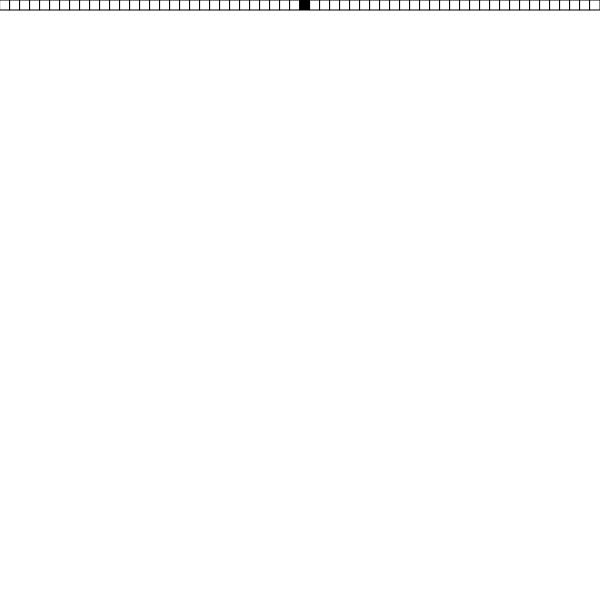
Frame 1 (no input)
Frame 60 (no input): blank canvas, image omitted
Frame 120 (the mouse pressed at the canvas centre since frame 60): blank canvas, image omitted

The p5.js sketch that drew this single still picture (run headless with seeded random() and noise() and a simulated clock; from frame 60 on, the mouse is pressed at the canvas centre):

// p5.js sketch
// ── sketch.js


function setup() 
{
    createCanvas(600, 600);

    w = 10;
    ruleset = [0,1,0,1,1,0,1,0];
    ca = new CellularAutomata(width/w, ruleset);
}

function draw() 
{
    ca.draw(w);
    ca.generate();

    if(ca.generation > 50) 
    {
        //noLoop();
        background(255);
        ca.draw(w);
        ca.generate();
    }
}


/* //Class Code
let cellW = 10;
let width = 10;
let size = width/cellW;

function setup()
{
	createCanvas(800,500);
	strokeWeight(1);

	let size = width/cellW;
	let ruleSet = [0,1,0,1,1,0,1,0]

	ca = new CellurlarAutomata(size, ruleSet);
}

function draw()
{
	ca.draw()(cellW);
	ca.evolve();
}
*/
// ── CellularAutomata.js
class CellularAutomata {
    constructor(size, ruleset) {
        this.generation = 0;
        this.cells = new Array(size);
        this.ruleset = ruleset;

        // Initialize cells with all zeros and one in the middle
        for(let i = 0; i < size; i++) {
            this.cells[i] = 0;
        }

        this.cells[size/2] = 1;
     }

     generate() {
         let nextgen = new Array(this.cells.length).fill(0);

         for(let i = 1; i < this.cells.length - 1; i++) {
            let left = this.cells[i - 1];
            let middle = this.cells[i];
            let right = this.cells[i + 1];

            nextgen[i] = this.applyRuleset(left, middle, right);
         }

         this.cells = nextgen;
         this.generation++;
     }

     applyRuleset(left, middle, right) 
     {
     	let caseChoice = random(0,3);
     	if(caseChoice == 0)
     	{
     		let bitseq0 = "" + right + middle + left;
     		let ix0 = parseInt(bitseq0,2);
     		return this.ruleset[ix0];
     	}
     	else if(caseChoice == 1)
     	{
     		let bitseq1 = "" + right + left + middle;
     		let ix1 = parseInt(bitseq1,2);
     		return this.ruleset[ix1];
     	}
     	else if(caseChoice == 2)
    	{
    		let bitseq2 = "" + middle + right + left;
    		let ix2 = parseInt(bitseq2,2);
    		return this.ruleset[ix2];
    	}
    	else
    	{
    		let bitseq = "" + left + middle + right;
    	    let ix = parseInt(bitseq, 2);
	        return this.ruleset[ix];
    	}
     }

     draw(w) {
         for (let i = 0; i < this.cells.length; i++) {
             if (this.cells[i] == 1) {
                 fill(0);
             }
             else {
                 fill(255);
             }

             rect(i*w, this.generation*w, w, w);
         }
     }
}



/* //Class Code
class CellularAutomata
{
	constructor(size,ruleset)
	{
		this.size = size;
		this.generation = 0;

		this.cells = new Array(size).fill(0);
		this.cells[size/2] = 1;

		this.ruleset = ruleset;

		console.log(this.cells);
	}

	evolve()
	{
		for(let i = 1; i < this.size - 1; i++)
		{
			let left = this.cells[i-1];
			let middle = this.cells[i];
			let right = this.cells[i + 1];

			this.applyRules(left,middle,right);
		}
	}

	applyRules()
	{
		//Interprets the neightborhood as a binary number
		let bin = "" + left + middle + right;

		//Parses the binary string as a decimal
		let ix = parseString(bin,2);

		return this.ruleset[ix];
	}

	draw(w)
	{
		for(let i = 0; i < this.size; i++)
		{
			if(this.cells[i] == 1)
			{
				fill(0);
			}
			else
			{
				fill(255);
			}
			rect(i+w, this.generation+w,w,w);
		}
	}
}
*/
